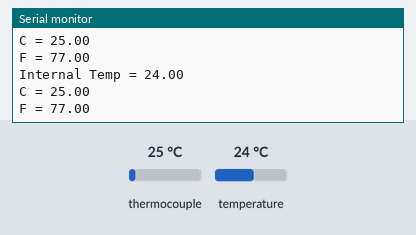
A sketch run on a simulated Arduino Leonardo, built with avr-gcc and run on an emulated ATmega32U4. Parts: the last lines printed to the serial monitor. The test bench sets the inputs (shaded band); at power-on: thermocouple 25 °C, temperature 24 °C.

Above: at 1.7 s.
1.8 s: thermocouple set to 6 °C
At 2.8 s:
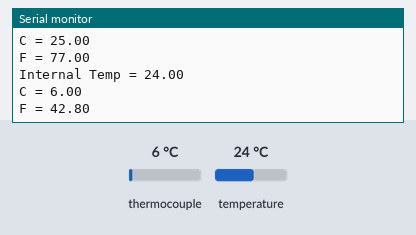
3.3 s: temperature set to 12 °C
At 4.3 s:
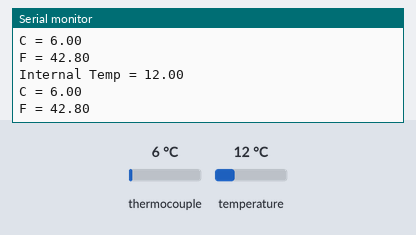
4.8 s: thermocouple set to 75 °C
At 6.1 s:
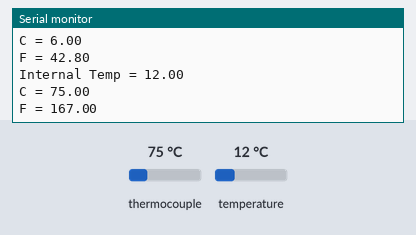
6.3 s: temperature set to 19 °C
At 7.3 s:
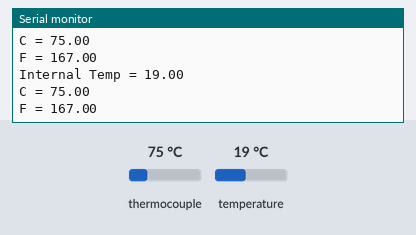
Timing chart, 0 to 8.8 s (numbered marks = the images above; inputs shaded):
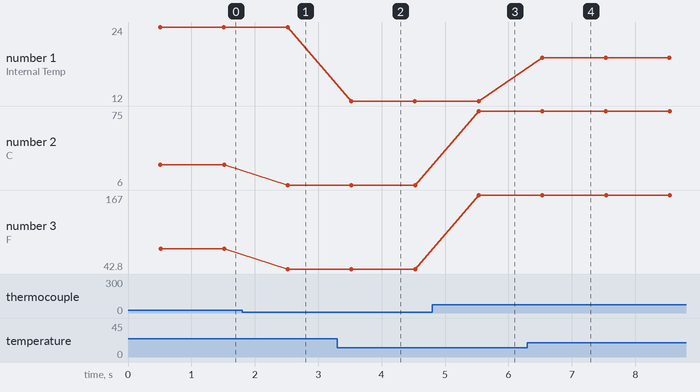

Measured:
- after the input at 1.8 s, the serial monitor: prints a new line after 0.72 s (image 1)
- after the input at 3.3 s, the serial monitor: prints a new line after 0.22 s (image 2)
- after the input at 4.8 s, the serial monitor: prints a new line after 0.73 s (image 3)
- after the input at 6.3 s, the serial monitor: prints a new line after 0.23 s (image 4)
- plotted number 1: 24 → 12 after the input at 3.3 s, 12 → 19 after the input at 6.3 s
- plotted number 2: 25 → 6 after the input at 1.8 s, 6 → 75 after the input at 4.8 s
- plotted number 3: 77 → 42.8 after the input at 1.8 s, 42.8 → 167 after the input at 4.8 s

The sketch:

thermocouple.ino
```cpp
#include <SPI.h>
#include "Adafruit_MAX31855.h"

#define MAXDO   3
#define MAXCS   4
#define MAXCLK  5

Adafruit_MAX31855 thermocouple(MAXCLK, MAXCS, MAXDO);

void setup() {
  Serial.begin(9600);

  while (!Serial) delay(1); // wait for Serial on Leonardo/Zero, etc

  // Serial.println("MAX31855 test");
  // wait for MAX chip to stabilize
  delay(500);
}

void loop() {
   Serial.print("Internal Temp = ");
   Serial.println(thermocouple.readInternal());

   double c = thermocouple.readCelsius();
   double f = thermocouple.readFarenheit();

   if (isnan(c) || isnan(f)) {
     Serial.println("Something wrong with thermocouple!");
   } else {
     Serial.print("C = ");
     Serial.println(c);
     Serial.print("F = ");
     Serial.println(f);
   }

   delay(1000);
}
```
